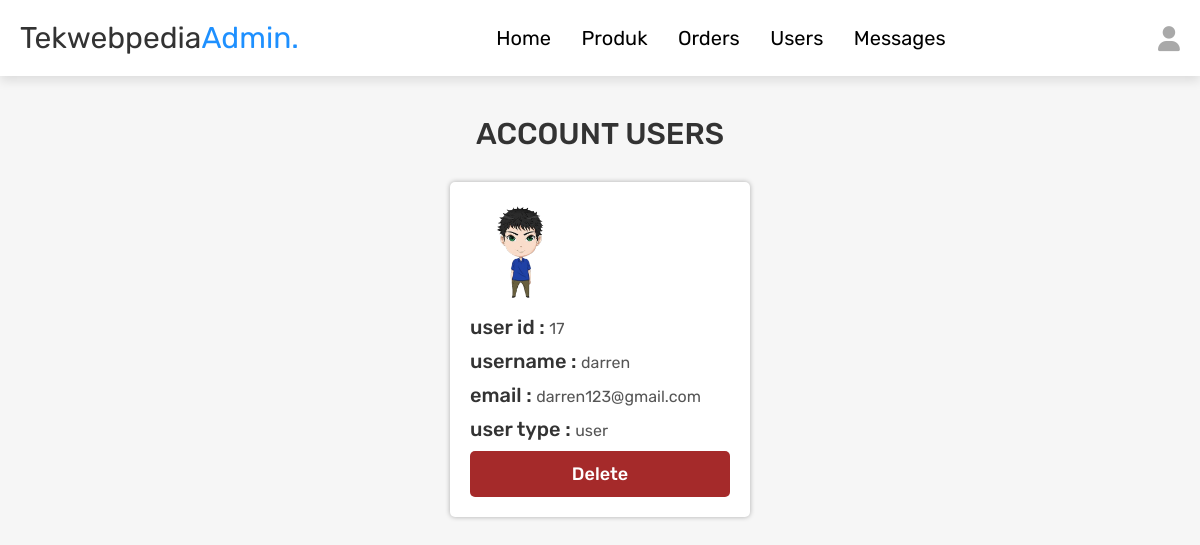
Screenshot of /admin_users.php (signed in) with the database file from the repository.
### tables this page shows
CREATE TABLE `users` (
  `id` int(100) NOT NULL,
  `name` varchar(100) NOT NULL,
  `email` varchar(100) NOT NULL,
  `password` varchar(100) NOT NULL,
  `user_type` varchar(50) NOT NULL DEFAULT 'user',
  `image` varchar(100) NOT NULL
);

### admin_users.php (the view, shortened to what this page needs)
<?php
   @include 'config.php';
   $admin_id = $_SESSION['admin_id'];
?>
<!DOCTYPE html>
<html lang="en">
<head>
   <link rel="stylesheet" href="https://cdnjs.cloudflare.com/ajax/libs/font-awesome/6.1.1/css/all.min.css">
   <link rel="stylesheet" href="css/admin.css">
</head>
<body>
<?php include 'admin_header.php'; ?>
<section class="user-accounts">
   <h1 class="title">Account Users</h1>
   <div class="box-container">
      <?php
         $select_users = $conn->prepare("SELECT * FROM `users`");
         $select_users->execute();
         while($fetch_users = $select_users->fetch(PDO::FETCH_ASSOC)) {
      ?>
      <div class="box" style="<?php if($fetch_users['id'] == $admin_id){ echo 'display:none'; }  ?>">
         <img src="uploaded_img/<?= $fetch_users['image']; ?>" alt="">
         <p>user id : <span><?= $fetch_users['id']; ?></span></p>
         <p>username : <span><?= $fetch_users['name']; ?></span></p>
         <p>email : <span><?= $fetch_users['email']; ?></span></p>
         <p>user type : <span style=" color:<?php if($fetch_users['user_type'] == 'admin'){echo 'brown'; }; ?>"><?= $fetch_users['user_type']; ?></span></p>
         <a href="admin_users.php?delete=<?= $fetch_users['id']; ?>" onclick="return confirm('delete this user?')" class="delete-btn">delete</a>
      </div>
      <?php
      }
      ?>
   </div>
</section>
</body>
</html>

### css/admin.css (style rules this page uses)
.user-accounts { width: 100%; display: flex; justify-content: center; align-items: center; flex-direction: column; margin-top: 1rem; }
.user-accounts .title { font-size: 30px; font-weight: 500; margin-bottom: 20px; }
.user-accounts .box-container { width: 100%; display: flex; justify-content: center; align-items: center; flex-wrap: wrap; }
.user-accounts .box { width: 300px; background: #fff; border-radius: 5px; padding: 20px; margin: 10px; box-shadow: 0 0 5px rgba(0, 0, 0, 0.3); position: relative; }
.user-accounts .box img { width: 100px; height: 100px; border-radius: 50%; object-fit: cover; margin-bottom: 10px; }
.user-accounts .box p { font-size: 2rem; font-weight: 500; margin-bottom: 10px; }
.user-accounts .box p span { font-size: 16px; font-weight: 400; color: #555; }
.user-accounts .box .delete-btn { position: relative; font-size: 1.8rem; font-weight: 500; color: #fff; background: brown; padding: 1.2rem auto; border-radius: 5px; cursor: pointer; }

### css/mystyle.css (style rules this page uses)
:root { --green: #13ad53f0; --orange: #f39c12; --red: #e74c3c; --black: #333; --light-color: #666; --white: #fff; --light-bg: #f6f6f6; --border: 0.2rem solid var(--black); --box-shadow: 0 0.5rem 1rem rgba(0, 0, 0, 0.1); }
* { font-family: "Rubik", sans-serif; margin: 0; padding: 0; box-sizing: border-box; outline: none; border: none; text-decoration: none; color: var(--black); }
body { background-color: var(--light-bg); }
html { font-size: 62.5%; overflow-x: hidden; scroll-behavior: smooth; scroll-padding-top: 6.5rem; }
section { padding: 3rem 2rem; max-width: 1200px; margin: 0 auto; }
.btn, .delete-btn, .option-btn { display: block; width: 100%; margin-top: 1rem; border-radius: 0.5rem; color: var(--white); font-size: 1.8rem; padding: 1.2rem 2.2rem; text-transform: capitalize; cursor: pointer; text-align: center; }
.delete-btn { background-color: brown; }
.title { font-size: 3.5rem; text-transform: uppercase; color: var(--black); margin-bottom: 1.5rem; text-align: center; }

### rows the page displays
users: image (picture), id "17", name "darren", email "darren123@gmail.com", user_type "user"
